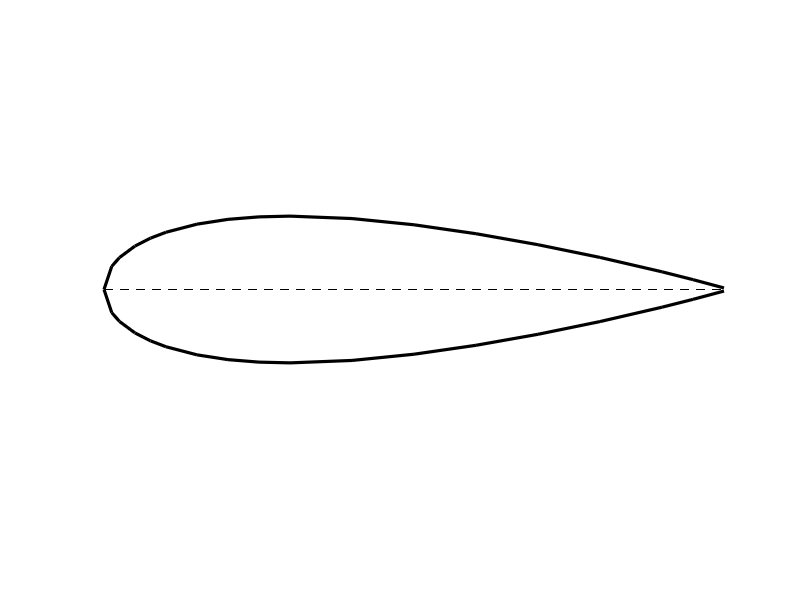

This figure's MATLAB source:
coords = [1.0000     0.00189;
0.9500     0.01210;
0.9000     0.02172;
0.8000     0.03935;
0.7000     0.05496;
0.6000     0.06845;
0.5000     0.07941;
0.4000     0.08705;
0.3000     0.09003;
0.2500     0.08912;
0.2000     0.08606;
0.1500     0.08018;
0.1000     0.07024;
0.0750     0.06300;
0.0500     0.05332;
0.0250     0.03922;
0.0125     0.02841;
0.0000     0.00000;
0.0125     -0.02841;
0.0250     -0.03922;
0.0500     -0.05332;
0.0750     -0.06300;
0.1000     -0.07024;
0.1500     -0.08018;
0.2000     -0.08606;
0.2500     -0.08912;
0.3000     -0.09003;
0.4000     -0.08705;
0.5000     -0.07941;
0.6000     -0.06845;
0.7000     -0.05496;
0.8000     -0.03935;
0.9000     -0.02172;
0.9500     -0.01210;
1.0000     -0.00189];

figure(1); clf(1); hold on;
plot(coords(:, 1), coords(:, 2), 'k-', 'Linewidth', 2.3);
plot(0:1, zeros(length(0:1)), 'k--', 'Linewidth', 0.5)
set(gca,'visible','off')
ylim([-0.3, 0.3])
xlim([0, 1])

saveas(gcf, 'naca0018.eps')
